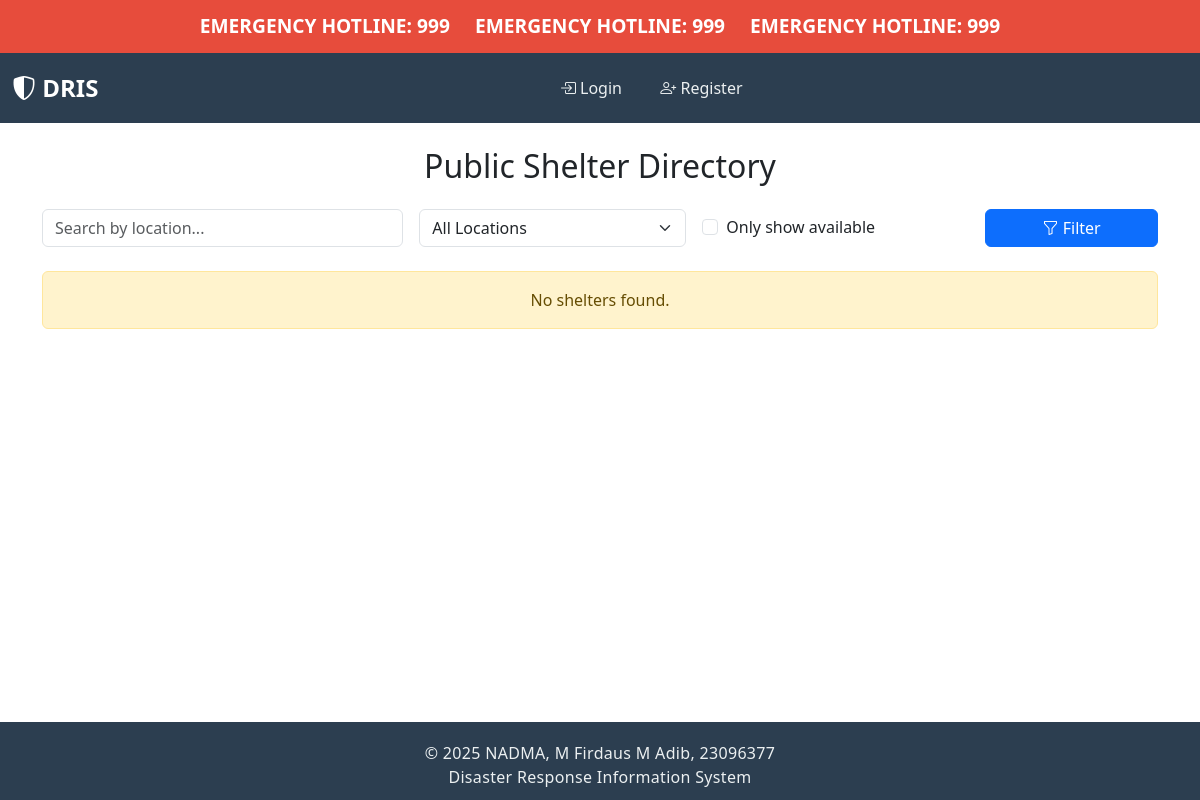
/shelters/, run on an earlier commit of the app's database.
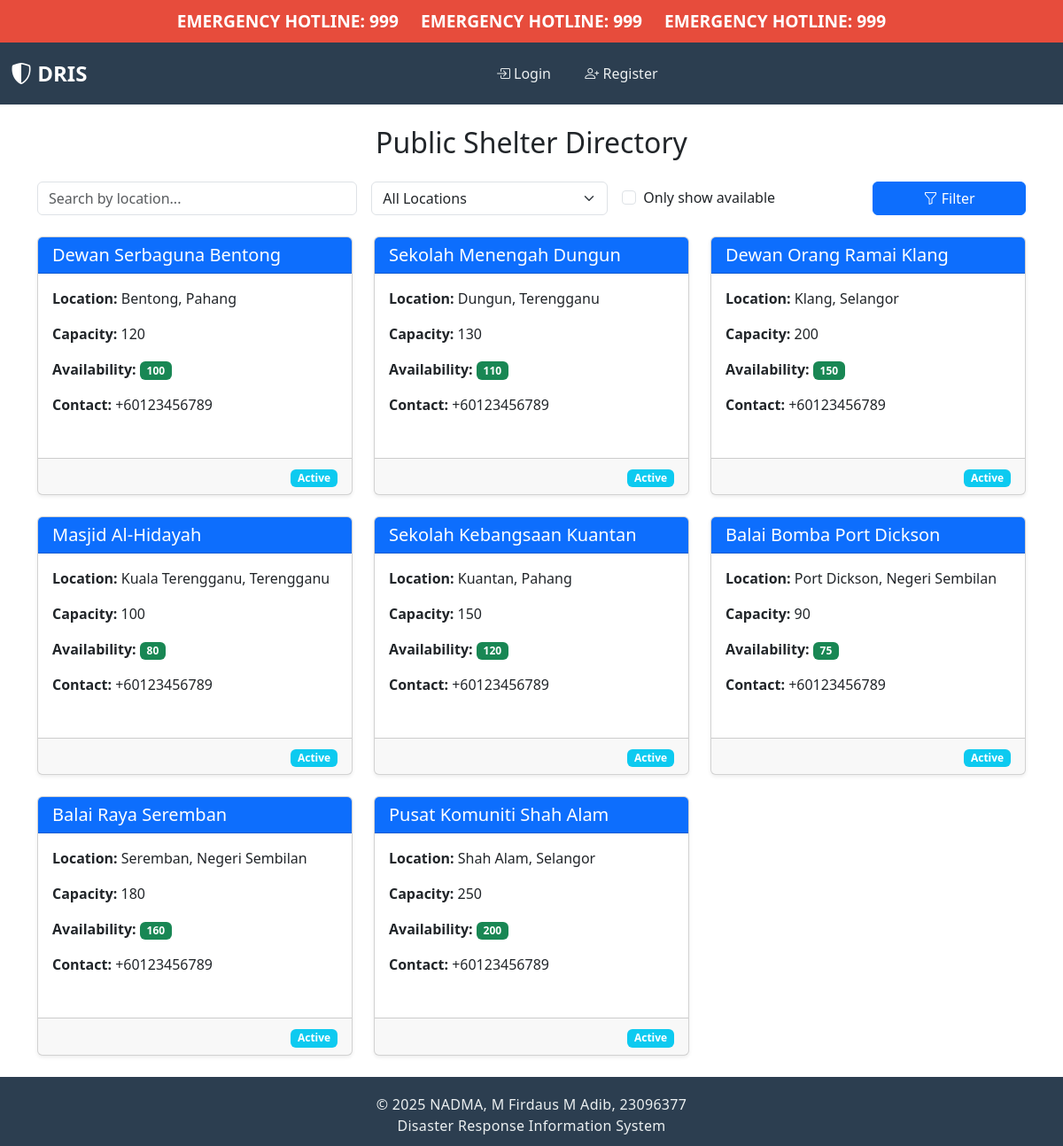
And on a later commit of the database.
### core/models.py (models this page shows, shortened)
class Shelter(models.Model):
    name = models.CharField(max_length=100)
    location = models.CharField(max_length=255)
    capacity = models.IntegerField(validators=[MinValueValidator(0)])
    availability = models.IntegerField(validators=[MinValueValidator(0)])
    contact_info = models.CharField(max_length=255, blank=True)
    is_active = models.BooleanField(default=True)

### core/views.py (the view)
# urls.py: path("shelters/", views.shelter_directory, name="shelter_directory"),
def shelter_directory(request):
    location_query = request.GET.get("location", "")
    only_available = request.GET.get("available", "") == "on"
    shelters = Shelter.objects.filter(is_active=True)
    if location_query:
        shelters = shelters.filter(location__icontains=location_query)
    if only_available:
        shelters = shelters.filter(availability__gt=0)
    shelters = shelters.order_by("location", "name")
    unique_locations = (
        Shelter.objects.filter(is_active=True)
        .values_list("location", flat=True)
        .distinct()
        .order_by("location")
    )
    return render(
        request,
        "shelter/directory.html",
        {
            "shelters": shelters,
            "location_query": location_query,
            "only_available": only_available,
            "unique_locations": unique_locations,
        },
    )

### core/templates/shelter/directory.html (shortened to what this page needs)
{% extends "core/home.html" %}
{% block content %}
<div class="container mt-4">
    <h2 class="mb-4 text-center">Public Shelter Directory</h2>
    <form method="get" class="row g-3 mb-4" aria-label="Shelter Filter">
        <div class="col-md-5 col-lg-4">
            <input type="text" name="location" id="location-search" class="form-control" placeholder="Search by location..." value="{{ location_query }}">
        </div>
        <div class="col-md-4 col-lg-3">
            <select name="location" id="location-dropdown" class="form-select" aria-label="Select location">
                <option value="">All Locations</option>
            </select>
        </div>
        <div class="col-md-3 col-lg-3 d-flex align-items-center">
            <div class="form-check">
                <input class="form-check-input" type="checkbox" name="available" id="available" {% if only_available %}checked{% endif %}>
                <label class="form-check-label" for="available">
                    Only show available
                </label>
            </div>
        </div>
        <div class="col-md-12 col-lg-2">
            <button type="submit" class="btn btn-primary w-100" aria-label="Filter shelters">
                <i class="bi bi-funnel"></i> Filter
            </button>
        </div>
    </form>
    <div class="row">
        {% if shelters %}
            {% for shelter in shelters %}
                <div class="col-md-6 col-lg-4 mb-4">
                    <div class="card h-100 shadow-sm">
                        <div class="card-header bg-primary text-white d-flex justify-content-between align-items-center">
                            <h5 class="mb-0">{{ shelter.name }}</h5>
                        </div>
                        <div class="card-body">
                            <p><strong>Location:</strong> {{ shelter.location }}</p>
                            <p><strong>Capacity:</strong> {{ shelter.capacity }}</p>
                            <p><strong>Availability:</strong>
                                {% if shelter.availability > 0 %}
                                    <span class="badge bg-success" aria-label="Available spots">{{ shelter.availability }}</span>
                                {% else %}
                                    <span class="badge bg-danger" aria-label="Full">Full</span>
                                {% endif %}
                            </p>
                            {% if shelter.contact_info %}
                                <p><strong>Contact:</strong> {{ shelter.contact_info }}</p>
                            {% endif %}
                        </div>
                        <div class="card-footer text-end">
                            {% if shelter.is_active %}
                                <span class="badge bg-info" aria-label="Active">Active</span>
                            {% else %}
                                <span class="badge bg-secondary" aria-label="Inactive">Inactive</span>
                            {% endif %}
                        </div>
                    </div>
                </div>
            {% endfor %}
        {% else %}
            <div class="col-12">
                <div class="alert alert-warning text-center" role="alert">
                    No shelters found.
                </div>
            </div>
        {% endif %}
    </div>
</div>
{% endblock %}

### core/templates/core/home.html (shortened to what this page needs)
{% load static %}
<!DOCTYPE html>
<html>
<head>
    <link href="https://cdn.jsdelivr.net/npm/bootstrap@5.3.0/dist/css/bootstrap.min.css" rel="stylesheet">
    <link rel="stylesheet" href="https://cdn.jsdelivr.net/npm/bootstrap-icons@1.7.2/font/bootstrap-icons.css">
</head>
<body>
    {% block navbar %}
        {% include "core/navbar.html" %}
    {% endblock %}
    <div class="p-0 main-content container-fluid">
        {% block content %}{% endblock %}
    </div>
    <footer class="footer">
        &copy; 2025 NADMA, M Firdaus M Adib, 23096377<br/>
        Disaster Response Information System
    </footer>
</body>
</html>

### core/templates/core/navbar.html (shortened to what this page needs)
<div class="emergency-banner">
    <span class="emergency-marquee">EMERGENCY HOTLINE: 999 &nbsp; &nbsp; EMERGENCY HOTLINE: 999 &nbsp; &nbsp; EMERGENCY HOTLINE: 999</span>
</div>
<nav class="navbar navbar-expand-lg navbar-dark">
  <div class="container-fluid">
    <a class="navbar-brand" href="{% url 'home' %}">
      <i class="bi bi-shield-shaded"></i> DRIS
    </a>
    <div class="collapse navbar-collapse d-flex justify-content-center align-items-center" id="mainNavbar">
      <div class="flex-row navbar-nav d-flex align-items-center">
        {% if user.is_authenticated %}
            {% if user.is_superuser or user.is_staff or user.role == 'AUTHORITY' %}
                <a class="nav-link" href="{% url 'report_list' %}">
                    <i class="bi bi-clipboard-data"></i> Manage Reports
                </a>
                <a class="nav-link" href="{% url 'aid_request_list' %}">
                    <i class="bi bi-gear"></i> Manage Aid
                </a>
                <a class="nav-link" href="{% url 'shelter_directory' %}">
                    <i class="bi bi-house-door"></i> Manage Shelters
                </a>
                <a class="nav-link" href="{% url 'authority_analytics' %}">
                    <i class="bi bi-bar-chart"></i> Analytics
                </a>
            {% elif user.role == 'CITIZEN' %}
                <a class="nav-link" href="{% url 'submit_report' %}">
                    <i class="bi bi-exclamation-triangle"></i> Report
                </a>
                <a class="nav-link" href="{% url 'submit_aid_request' %}">
                    <i class="bi bi-hand-thumbs-up"></i> Request Aid
                </a>
                <a class="nav-link" href="{% url 'report_list' %}">
                    <i class="bi bi-list-ul"></i> My Reports
                </a>
                <a class="nav-link" href="{% url 'aid_request_list' %}">
                    <i class="bi bi-clipboard-check"></i> My Requests
                </a>
            {% elif user.role == 'VOLUNTEER' %}
                <a class="nav-link" href="{% url 'aid_request_list' %}">
                    <i class="bi bi-hand-thumbs-up"></i> Aid Requests
                </a>
                <a class="nav-link" href="{% url 'report_list' %}">
                    <i class="bi bi-exclamation-triangle"></i> Reports
                </a>
            {% endif %}
            <div class="navbar-profile">
              <div class="dropdown">
                <button class="btn dropdown-toggle user-profile-dropdown" type="button" data-bs-toggle="dropdown" aria-expanded="false">
                  <i class="bi bi-person-circle profile-icon"></i> {{ user.username }}
                </button>
                <ul class="dropdown-menu dropdown-menu-end">
                  <li>
                    <span class="dropdown-item-text text-light">
                      <small><strong>Role:</strong>
                        {% if user.is_superuser or user.is_staff %}
                          Admin
                        {% else %}
                          {{ user.role }}
                        {% endif %}
                      </small>
                    </span>
                  </li>
                  <li><hr class="dropdown-divider" style="border-color: #2c3e50;"></li>
                  <li>
                    <a class="dropdown-item" href="#">
                      <i class="bi bi-gear"></i> Settings
                    </a>
                  </li>
                  <li>
                    <form method="post" action="{% url 'logout' %}" class="m-0">
                      {% csrf_token %}
                      <button type="submit" class="dropdown-item">
                        <i class="bi bi-box-arrow-right"></i> Logout
                      </button>
                    </form>
                  </li>
                </ul>
              </div>
            </div>
        {% else %}
            <a class="nav-link" href="{% url 'login' %}">
                <i class="bi bi-box-arrow-in-right"></i> Login
            </a>
            <a class="nav-link" href="{% url 'register' %}">
                <i class="bi bi-person-plus"></i> Register
            </a>
        {% endif %}
      </div>
    </div>
  </div>
</nav>

### core/templates/core/navbar.html (style rules this page uses)
.emergency-banner { background: #e74c3c; color: #fff; padding: 0.75rem 0; width: 100%; overflow: hidden; position: relative; z-index: 1050; font-weight: bold; font-size: 1.2rem; display: flex; align-items: center; justify-content: center; min-height: 48px; }
.emergency-marquee { display: inline-block; white-space: nowrap; animation: marquee 10s linear infinite; font-family: inherit; }
.navbar { background-color: #2c3e50; padding: 0.75rem 0; }
.navbar-brand { color: white !important; font-weight: bold; font-size: 1.5rem; }
.nav-link { color: #ecf0f1 !important; padding: 0.5rem 1rem !important; white-space: nowrap; transition: all 0.3s ease; border-radius: 8px; margin: 0 0.2rem; }
.navbar-nav { align-items: center; }

What changed in the data, as far as the page shows it:
added Shelter: name "Dewan Serbaguna Bentong", location "Bentong, Pahang", capacity "120", availability "100", contact_info "+60123456789", is_active "Active"
added Shelter: name "Sekolah Menengah Dungun", location "Dungun, Terengganu", capacity "130", availability "110", contact_info "+60123456789", is_active "Active"
added Shelter: name "Dewan Orang Ramai Klang", location "Klang, Selangor", capacity "200", availability "150", contact_info "+60123456789", is_active "Active"
added Shelter: name "Masjid Al-Hidayah", location "Kuala Terengganu, Terengganu", capacity "100", availability "80", contact_info "+60123456789", is_active "Active"
added Shelter: name "Sekolah Kebangsaan Kuantan", location "Kuantan, Pahang", capacity "150", availability "120", contact_info "+60123456789", is_active "Active"
added Shelter: name "Balai Bomba Port Dickson", location "Port Dickson, Negeri Sembilan", capacity "90", availability "75", contact_info "+60123456789", is_active "Active"
added Shelter: name "Balai Raya Seremban", location "Seremban, Negeri Sembilan", capacity "180", availability "160", contact_info "+60123456789", is_active "Active"
added Shelter: name "Pusat Komuniti Shah Alam", location "Shah Alam, Selangor", capacity "250", availability "200", contact_info "+60123456789", is_active "Active"
Also different on the page:
text no longer shown: "No shelters found."
